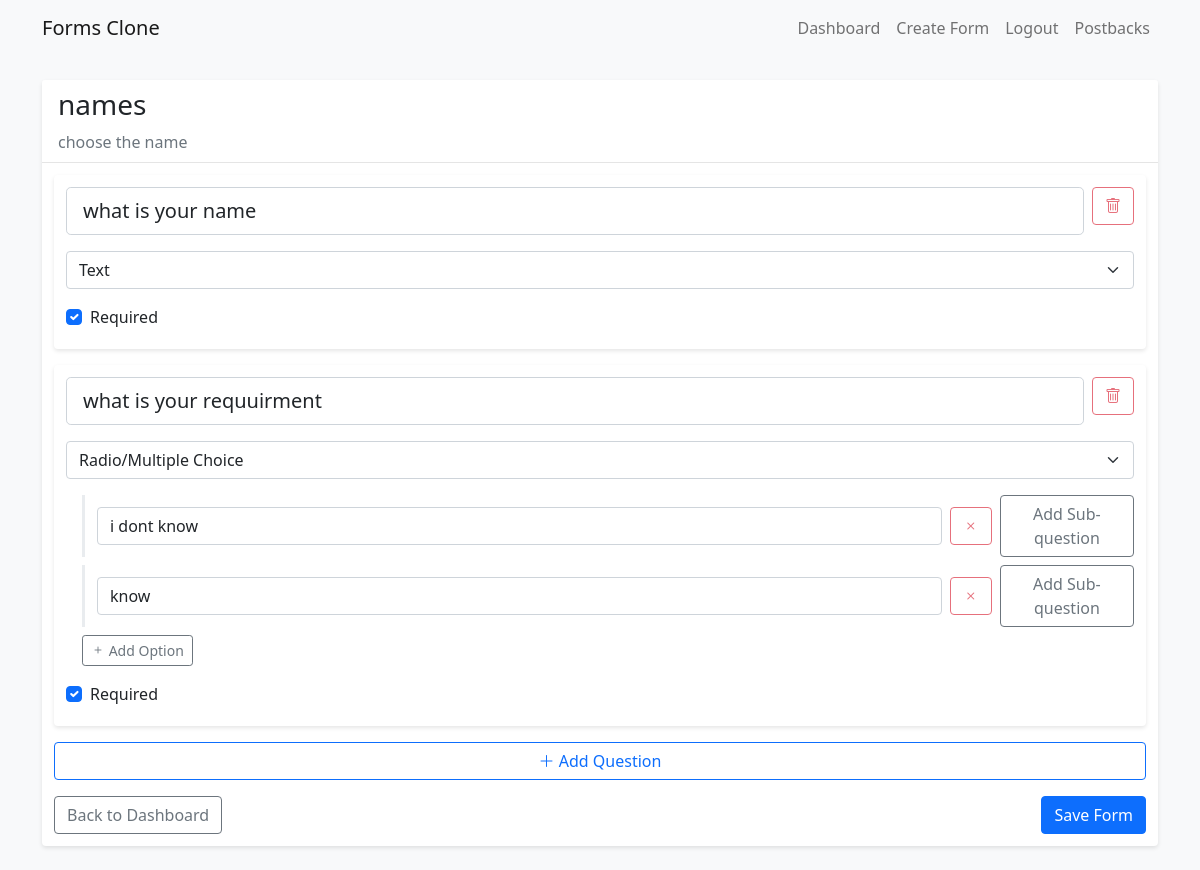
The page /form/1/edit (signed in) on the database as committed earlier.
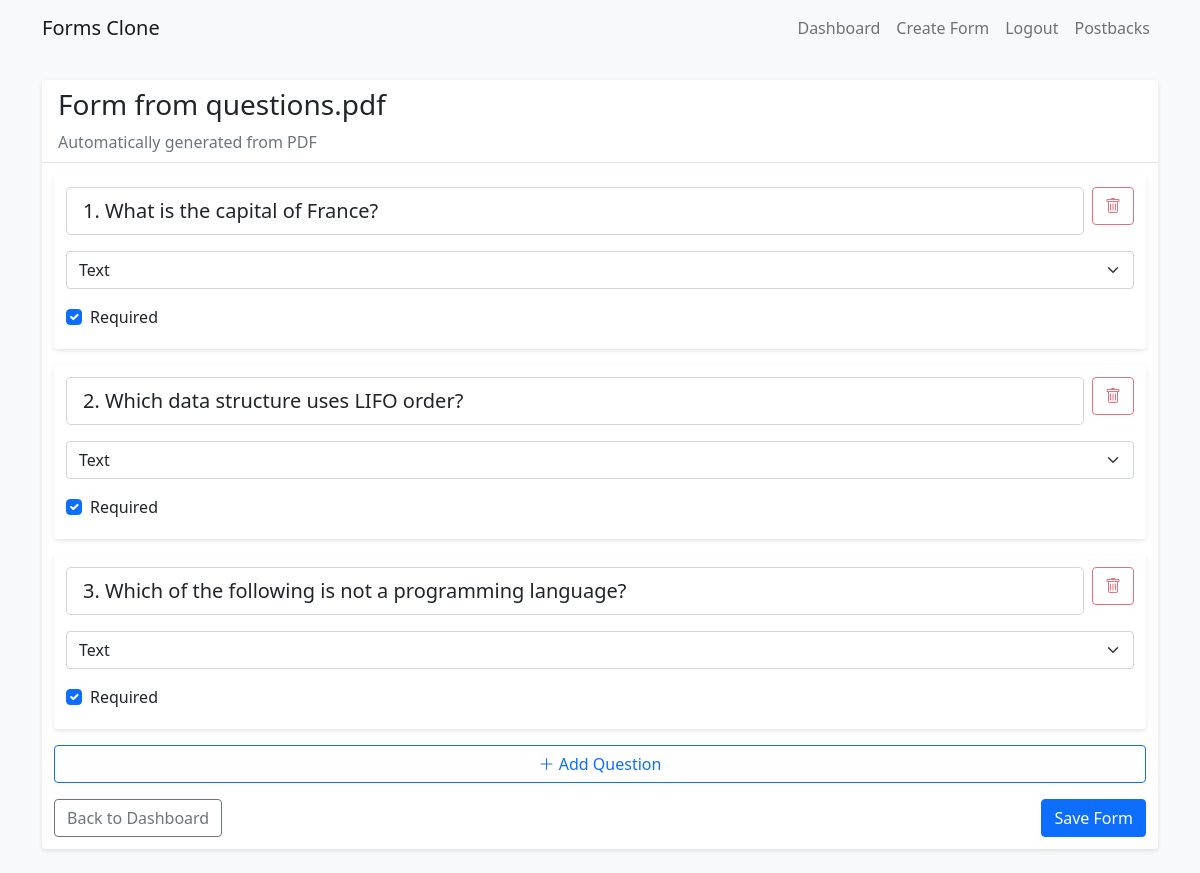
The same page on the database as committed later.
### app.py (models this page shows, shortened)
class Form(db.Model):
    id = db.Column(db.Integer, primary_key=True)
    title = db.Column(db.String(200), nullable=False)
    description = db.Column(db.Text)
    created_at = db.Column(db.DateTime, default=datetime.utcnow)
    user_id = db.Column(db.Integer, db.ForeignKey('user.id', name='fk_form_user'), nullable=False)
    company_id = db.Column(db.Integer, db.ForeignKey('company.id', name='fk_form_company'), nullable=True)
    questions = db.relationship('Question', backref='form', lazy=True, cascade='all, delete-orphan')
    responses = db.relationship('Response', backref='form', lazy=True, cascade='all, delete-orphan')

class Question(db.Model):
    id = db.Column(db.Integer, primary_key=True)
    form_id = db.Column(db.Integer, db.ForeignKey('form.id'), nullable=False)
    question_text = db.Column(db.String(500), nullable=False)
    question_type = db.Column(db.String(20), nullable=False)  # text, multiple_choice, checkbox
    options = db.Column(db.Text)  # JSON string for multiple choice/checkbox options
    required = db.Column(db.Boolean, default=False)
    order = db.Column(db.Integer, nullable=False)
    subquestions = relationship('SubQuestion', backref='parent_question', lazy=True,
                               cascade='all, delete-orphan')

### app.py (the view)
@app.route('/form/<int:form_id>/edit')
@login_required
def edit_form(form_id):
    form = Form.query.get_or_404(form_id)
    if form.user_id != current_user.id:
        return redirect(url_for('dashboard'))
    for q in form.questions:
        try:
            q.parsed_options = json.loads(q.options) if q.options else []
        except ValueError:
            q.parsed_options = []
    return render_template('edit_form.html', form=form)

### app.py (called while the page is built)
def fromjson_filter(s):
    try:
        return json.loads(s)
    except Exception:
        return []

@login_manager.user_loader
def load_user(user_id):
    return User.query.get(int(user_id))

### templates/edit_form.html (shortened to what the changed rows need)
{% extends "base.html" %}
{% block content %}
<div class="row">
    <div class="col-md-12 col-lg-12 col-xl-12 mx-auto">
        <div class="card mb-4">
            <div class="card-header">
                <h3>{{ form.title }}</h3>
                <p class="text-muted mb-0">{{ form.description or 'No description' }}</p>
            </div>
            <div class="card-body">
                <div id="questions-container">
                    {% for question in form.questions %}
                    <div class="question-card card mb-3" data-question-id="{{ question.id }}">
                        <div class="card-body">
                            <div class="d-flex justify-content-between align-items-start mb-3">
                                <input type="text" class="form-control form-control-lg question-text"
                                       value="{{ question.question_text }}"
                                       placeholder="Question text"
                                       aria-label="Question text">
                                <button class="btn btn-outline-danger ms-2 delete-question"
                                        title="Delete question">
                                    <i class="bi bi-trash" aria-hidden="true"></i>
                                </button>
                            </div>
                            <div class="mb-3">
                                <select class="form-select question-type" aria-label="Question type">
                                    <option value="text" {% if question.question_type == 'text' %}selected{% endif %}>Text</option>
                                    <option value="radio" {% if question.question_type in ['radio','multiple_choice'] %}selected{% endif %}>Radio/Multiple Choice</option>
                                </select>
                            </div>
                            <div class="options-container mb-3">
                                {% if question.question_type in ['radio','multiple_choice'] %}
                                    {% set opts = question.options|fromjson if question.options else [] %}
                                    {% for opt in opts %}
                                    <div class="option-group mb-2">
                                        <div class="d-flex align-items-center">
                                            <input type="text" class="form-control option-text me-2"
                                                   value="{{ opt.text }}"
                                                   placeholder="Option text">
                                            <button class="btn btn-outline-danger delete-option me-2">
                                                <i class="bi bi-x"></i>
                                            </button>
                                            <button class="btn btn-outline-secondary add-subquestion">
                                                Add Sub-question
                                            </button>
                                        </div>
                                    </div>
                                    {% endfor %}
                                    <button class="btn btn-outline-secondary btn-sm add-option">
                                        <i class="bi bi-plus"></i> Add Option
                                    </button>
                                {% endif %}
                            </div>
                            <div class="form-check mt-3">
                                <input class="form-check-input question-required" type="checkbox"
                                       {% if question.required %}checked{% endif %}
                                       id="required-{{ question.id }}">
                                <label class="form-check-label" for="required-{{ question.id }}">Required</label>
                            </div>
                        </div>
                    </div>
                    {% endfor %}
                </div>
            </div>
        </div>
    </div>
</div>
{% endblock %}
{% block extra_css %}
<link rel="stylesheet" href="https://cdn.jsdelivr.net/npm/bootstrap-icons@1.7.2/font/bootstrap-icons.css">
{% endblock %}

Rows that differ between the two databases and show on the page:
removed Question: question_text "what is your requuirment", question_type "Radio/Multiple Choice", text "i dont know" "know", required "☑"
changed Form: title "names" → "Form from questions.pdf"; description "choose the name" → "Automatically generated from PDF"
changed Question: question_text "what is your name" → "1. What is the capital of France?"
added Question: question_text "2. Which data structure uses LIFO order?", question_type "Text", required "☑"
added Question: question_text "3. Which of the following is not a programming language?", question_type "Text", required "☑"
